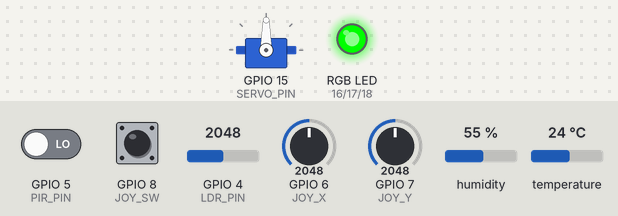
Bench run of a sketch on a simulated ESP32-S3. On the bench: servo, an RGB LED mixed from three pins (HIGH = lit). The inputs (shaded band) are chosen by the test bench; at power-on: GPIO 6 (JOY_X) = 2048, GPIO 5 (PIR_PIN) LOW, GPIO 8 (JOY_SW) HIGH, humidity 55 %, GPIO 4 (LDR_PIN) = 2048, GPIO 7 (JOY_Y) = 2048, temperature 24 °C. WiFi joins after 1.5 s; servers stay silent unless stated; uploads are accepted with an empty reply; web services answer with replies made up by the test bench; what the sketch prints to the serial monitor is not drawn.

Above: at 2.9 s.
3.0 s: GPIO 6 (JOY_X) set to 2968
4.5 s: GPIO 6 (JOY_X) set to 3059
At 5.9 s:
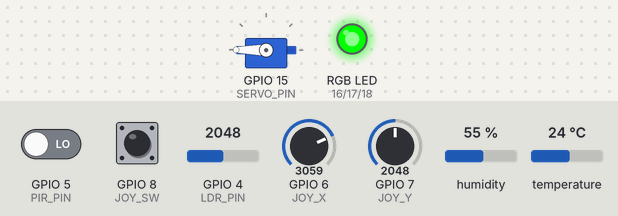
6.2 s: GPIO 5 (PIR_PIN) driven HIGH
At 6.5 s:
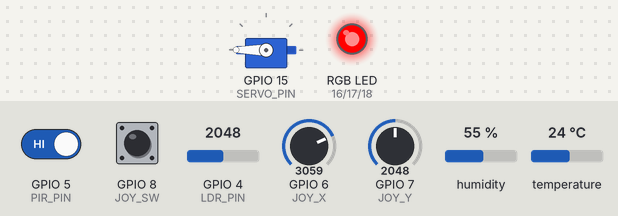
7.7 s: GPIO 8 (JOY_SW) pulled LOW for 0.3 s
At 7.99 s:
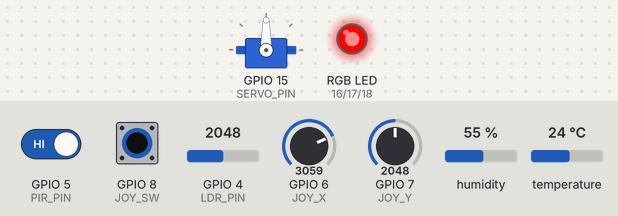
9.7 s: GPIO 6 (JOY_X) set to 216
At 10.4 s:
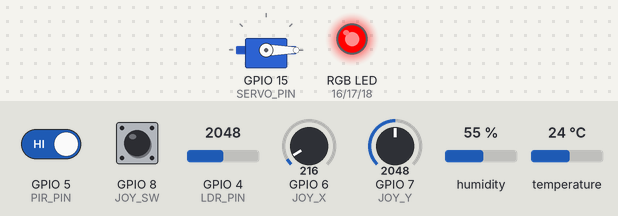
11.4 s: humidity set to 41 %
17.6 s: humidity set to 38 %
At 19.8 s:
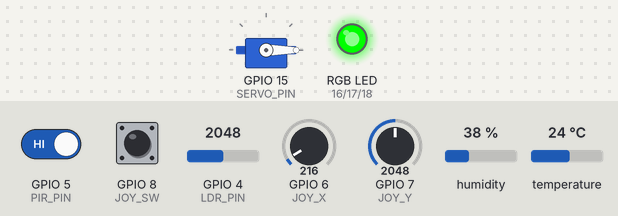
Timing chart, 0 to 21.3 s (numbered marks = the images above; inputs shaded):
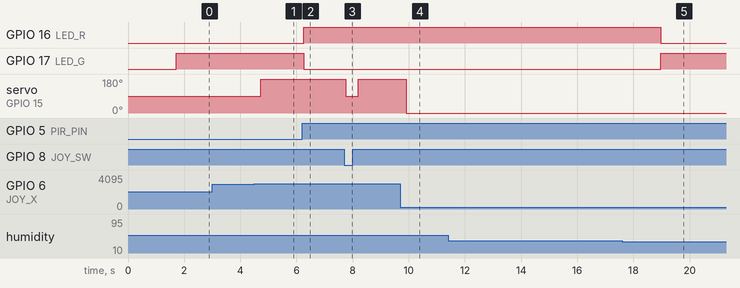

Measured:
- the behaviour switches between 3000 and 3001 on GPIO 6 (JOY_X) (found by bisection; images 0 and 1)
- the behaviour switches between 40 and 39 % on humidity (found by bisection; images 4 and 5)
- after the input at 3.0 s, every drawn part: stays the same
- after the input at 4.5 s, servo on GPIO 15 (SERVO_PIN): 90° → 180° after 0.23 s
- after the input at 6.2 s, GPIO 16 (LED_R): LOW → HIGH after 0.06 s; GPIO 17 (LED_G): HIGH → LOW after 0.06 s
- after the input at 7.7 s, servo on GPIO 15 (SERVO_PIN): 180° → 90° after 0.05 s, → 180° 0.44 s later
- after the input at 9.7 s, servo on GPIO 15 (SERVO_PIN): 180° → 0° after 0.21 s
- after the input at 11.4 s, every drawn part: stays the same
- after the input at 17.6 s, GPIO 16 (LED_R): HIGH → LOW after 1.4 s; GPIO 17 (LED_G): LOW → HIGH after 1.4 s

The sketch:

arduino.ino
```cpp
#include <WiFi.h>
#include <HTTPClient.h>
#include <WiFiClientSecure.h>
#include <ArduinoJson.h>
#include <DHT.h>
#include <UrlEncode.h>
#include <ESP32Servo.h>

// ===== WIFI =====
const char* ssid = "CIMATEC-VISITANTE";
const char* password = "";

// ===== CALLMEBOT =====
String phoneNumber = "557583673663";
String apiKey = "9434444";

// ===== SUPABASE =====
// Pegue em: Project Settings -> API
const char* SUPABASE_URL = "https://enclssgyqctwxhppdnol.supabase.co";
const char* SUPABASE_KEY = "eyJhbGciOiJIUzI1NiIsInR5cCI6IkpXVCJ9.eyJpc3MiOiJzdXBhYmFzZSIsInJlZiI6ImVuY2xzc2d5cWN0d3hocHBkbm9sIiwicm9sZSI6ImFub24iLCJpYXQiOjE3Nzk3MjAxNzMsImV4cCI6MjA5NTI5NjE3M30.hnMQTgtHuHZnec9YuAZycS3DjaH0SBBxyh35vtzbf5U";
const char* SUPABASE_TABELA = "leituras";

// Intervalo de envio ao Supabase (ms)
const unsigned long INTERVALO_SUPABASE = 2000;
unsigned long ultimoEnvioSupabase = 0;

// ===== PINOS =====
#define DHT_PIN 13
#define DHT_TYPE DHT22

#define LDR_PIN 4
#define PIR_PIN 5

// ===== LED RGB =====
#define LED_R 16
#define LED_G 17
#define LED_B 18

// ===== JOYSTICK =====
#define JOY_X 6
#define JOY_Y 7
#define JOY_SW 8

// ===== SERVO =====
#define SERVO_PIN 15   // <-- alterado de 10 para 15 (pino seguro)

// ===== OBJETOS =====
DHT dht(DHT_PIN, DHT_TYPE);

Servo servoMotor;

// ===== VARIÁVEIS =====
float temperatura = 0;
float umidade = 0;
int luz = 0;
bool presenca = false;
int probabilidadeVida = 0;
String estadoRobo = "Ligado";
bool alertaEnviado = false;

// ===== WHATSAPP =====
void enviarWhatsApp(String mensagem) {

  if (WiFi.status() == WL_CONNECTED) {

    HTTPClient http;
    String mensagemCodificada = urlEncode(mensagem);
    String url = "https://api.callmebot.com/whatsapp.php?phone=" +
                 phoneNumber +
                 "&text=" +
                 mensagemCodificada +
                 "&apikey=" +
                 apiKey;
    Serial.println("Enviando mensagem...");
    Serial.println(url);
    http.begin(url);
    int httpResponseCode = http.GET();
    Serial.print("HTTP Response: ");
    Serial.println(httpResponseCode);
    http.end();
  } else {
    Serial.println("WiFi desconectado!");
  }
}
// ===== SUPABASE =====
void enviarLeituraSupabase() {
  if (WiFi.status() != WL_CONNECTED) {
    Serial.println("[SUPABASE] WiFi desconectado, pulando envio.");
    return;
  }
  // Monta o JSON com as leituras atuais
  StaticJsonDocument<256> doc;


  doc["temperatura_c"]      = temperatura;
  doc["umidade_pct"]        = umidade;
  doc["luminosidade"]       = luz;
  doc["presenca"]           = presenca ? 1 : 0;
  doc["probabilidade_vida"] = probabilidadeVida;
  // 'timestamp' é preenchido automaticamente pelo Supabase (default now())


  String corpo;
  serializeJson(doc, corpo);


  // Cliente HTTPS (Supabase é sempre HTTPS)
  WiFiClientSecure client;
  client.setInsecure();   // suficiente para projeto acadêmico


  HTTPClient https;
  String url = String(SUPABASE_URL) + "/rest/v1/" + SUPABASE_TABELA;


  if (!https.begin(client, url)) {


    Serial.println("[SUPABASE] Falha ao iniciar HTTPS.");
    return;


  }


  // Headers obrigatórios do Supabase
  https.addHeader("apikey",        SUPABASE_KEY);
  https.addHeader("Authorization", String("Bearer ") + SUPABASE_KEY);
  https.addHeader("Content-Type",  "application/json");
  https.addHeader("Prefer",        "return=minimal");


  int codigo = https.POST(corpo);


  if (codigo == 201) {


    Serial.println("[SUPABASE] Leitura gravada com sucesso.");


  } else {


    Serial.print("[SUPABASE] Erro HTTP ");
    Serial.print(codigo);
    Serial.print(" - Resposta: ");
    Serial.println(https.getString());


  }


  https.end();
}


// ===== RGB =====
void setColor(int r, int g, int b) {


  analogWrite(LED_R, r);
  analogWrite(LED_G, g);
  analogWrite(LED_B, b);


}


// ===== SETUP =====
void setup() {


  Serial.begin(115200);


  // sensores
  pinMode(PIR_PIN, INPUT);


  // joystick
  pinMode(JOY_SW, INPUT_PULLUP);


  // rgb
  pinMode(LED_R, OUTPUT);
  pinMode(LED_G, OUTPUT);
  pinMode(LED_B, OUTPUT);


  // servo
  servoMotor.attach(SERVO_PIN);
  servoMotor.write(90); // posição central


  // dht
  dht.begin();


  // wifi
  WiFi.begin(ssid, password);


  Serial.print("Conectando ao WiFi");


  while (WiFi.status() != WL_CONNECTED) {


    delay(500);
    Serial.print(".");


  }


  Serial.println("\nWiFi conectado!");


  // teste whatsapp
  enviarWhatsApp("ESP32 conectado com sucesso!");


}


// ===== LOOP =====
void loop() {


  // ===== SENSORES =====
  temperatura = dht.readTemperature();


  umidade = dht.readHumidity();


  luz = analogRead(LDR_PIN);


  presenca = digitalRead(PIR_PIN);


  // ===== JOYSTICK =====
  int joyX = analogRead(JOY_X);


  int joyY = analogRead(JOY_Y);


  bool botao = !digitalRead(JOY_SW);


  // ===== VERIFICA DHT =====
  if (isnan(temperatura) || isnan(umidade)) {


    Serial.println("Erro ao ler DHT!");


    return;


  }


  // ===== PROBABILIDADE =====
  probabilidadeVida = 0;


  if (temperatura >= 15 && temperatura <= 30) {
    probabilidadeVida += 25;
  }


  if (umidade >= 40 && umidade <= 70) {
    probabilidadeVida += 25;
  }


  if (luz > 2000) {
    probabilidadeVida += 20;
  }


  if (presenca) {
    probabilidadeVida += 30;
  }


  // ===== ALERTA =====
  if (probabilidadeVida > 75) {


    setColor(255, 0, 0);


    estadoRobo = "ALERTA";


    if (!alertaEnviado) {


      enviarWhatsApp("ALERTA! Alta probabilidade de vida detectada.");


      alertaEnviado = true;
   Serial.println("Mensagem enviada!");
    }
  } else {
    setColor(0, 255, 0);
    estadoRobo = "Explorando";
    alertaEnviado = false;
  }
  // ===== CONTROLE DO SERVO (CORRIGIDO) =====
  String direcao = "Parado";
  int posicaoServo = 90; // padrão: centro
  // DIREITA
  if (joyX > 3000) {
    posicaoServo = 180;
    direcao = "Direita";
  }
  // ESQUERDA
  else if (joyX < 1000) {
    posicaoServo = 0;
    direcao = "Esquerda";
  }
  // FRENTE
  else if (joyY > 3000) {
    posicaoServo = 135;
    direcao = "Frente";
  }
  // RÉ
  else if (joyY < 1000) {
    posicaoServo = 45;
    direcao = "Ré";
  }
  // ===== BOTÃO JOYSTICK =====
  if (botao) {
    estadoRobo = "Desligado";
    setColor(255, 0, 0);
    posicaoServo = 90; // força o servo de volta ao centro
  }
  // escreve no servo UMA única vez por loop
  servoMotor.write(posicaoServo);
  // ===== ENVIO AO SUPABASE (não bloqueante) =====
  // Dispara a cada 2 s sem travar o loop, mantendo o servo responsivo.
  if (millis() - ultimoEnvioSupabase >= INTERVALO_SUPABASE) {
    ultimoEnvioSupabase = millis();
    enviarLeituraSupabase();
  }
  // ===== SERIAL =====
  Serial.println("------ DADOS DO SISTEMA ------");
  Serial.print("Temperatura: ");
  Serial.print(temperatura);
  Serial.println(" °C");
  Serial.print("Umidade: ");
  Serial.print(umidade);
  Serial.println(" %");
  Serial.print("Luz: ");
  Serial.println(luz);
  Serial.print("Presença: ");
  Serial.println(presenca ? "Detectada" : "Sem presença");
  Serial.print("Joystick X: ");
  Serial.println(joyX);
  Serial.print("Joystick Y: ");
  Serial.println(joyY);
  Serial.print("Direção: ");
  Serial.println(direcao);
  Serial.print("Estado do Robô: ");
  Serial.println(estadoRobo);
  Serial.print("Probabilidade de Vida: ");
  Serial.print(probabilidadeVida);
  Serial.println("%");
  Serial.println("--------------------------------\n");
  delay(200); // <-- reduzido de 2000ms para 200ms (servo responsivo)
}
```
